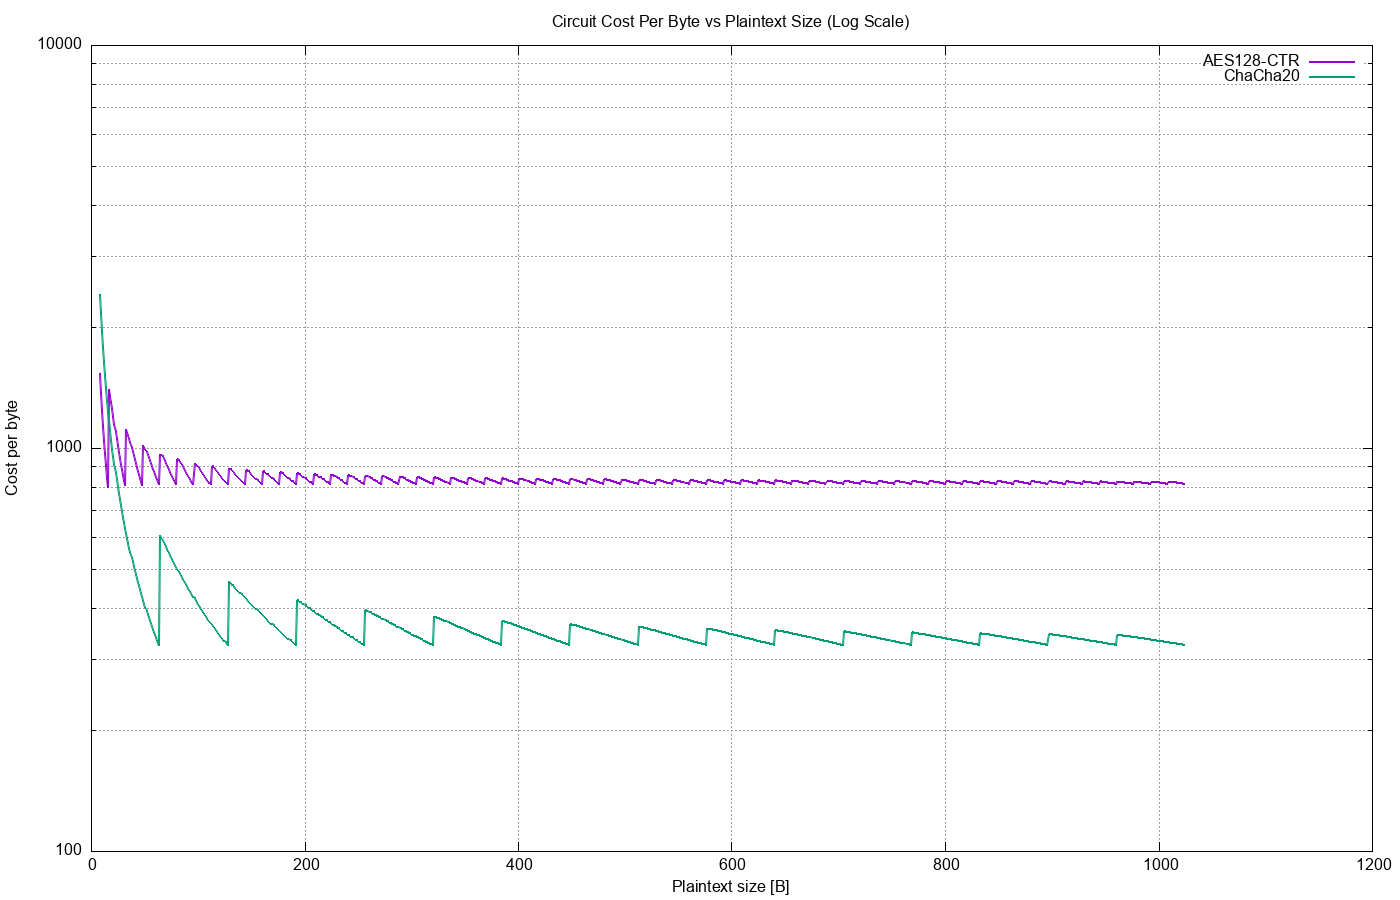

Source code (gnuplot):
set datafile separator ","

set terminal png size 1400,900 enhanced
set output "ctr.png"

#set terminal epslatex color size 4in,3in
#set output "ctr.tex"

set title "Circuit Cost Per Byte vs Plaintext Size (Log Scale)"
set xlabel "Plaintext size [B]"
set ylabel "Cost per byte"

set logscale y
#set autoscale fix
#set yrange [1:3000]
set grid xtics ytics mxtics mytics

set key top right

plot "ctr_aes.csv"   using 1:($4/$1) with lines lw 2 title "AES128-CTR", \
     "ctr_chacha20.csv" using 1:($4/$1) with lines lw 2 title "ChaCha20"
